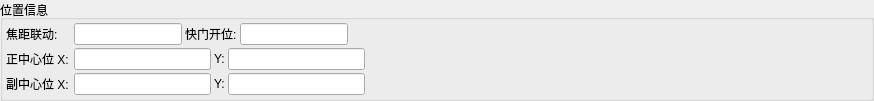
            <widget class="QGroupBox" name="groupBox_87">
             <property name="title">
              <string>位置信息</string>
             </property>
             <layout class="QVBoxLayout" name="verticalLayout_17">
              <property name="spacing">
               <number>3</number>
              </property>
              <property name="leftMargin">
               <number>3</number>
              </property>
              <property name="topMargin">
               <number>3</number>
              </property>
              <property name="rightMargin">
               <number>3</number>
              </property>
              <property name="bottomMargin">
               <number>3</number>
              </property>
              <item>
               <layout class="QHBoxLayout" name="horizontalLayout_65">
                <item>
                 <widget class="QLabel" name="label_133">
                  <property name="minimumSize">
                   <size>
                    <width>65</width>
                    <height>0</height>
                   </size>
                  </property>
                  <property name="text">
                   <string>焦距联动:</string>
                  </property>
                 </widget>
                </item>
                <item>
                 <widget class="QLineEdit" name="lineEdit_focusUnite">
                  <property name="minimumSize">
                   <size>
                    <width>50</width>
                    <height>0</height>
                   </size>
                  </property>
                  <property name="maximumSize">
                   <size>
                    <width>16777215</width>
                    <height>16777215</height>
                   </size>
                  </property>
                 </widget>
                </item>
                <item>
                 <widget class="QLabel" name="label_132">
                  <property name="text">
                   <string>快门开位:</string>
                  </property>
                 </widget>
                </item>
                <item>
                 <widget class="QLineEdit" name="lineEdit_shutterOpen">
                  <property name="sizePolicy">
                   <sizepolicy hsizetype="Preferred" vsizetype="Fixed">
                    <horstretch>0</horstretch>
                    <verstretch>0</verstretch>
                   </sizepolicy>
                  </property>
                  <property name="minimumSize">
                   <size>
                    <width>50</width>
                    <height>0</height>
                   </size>
                  </property>
                  <property name="maximumSize">
                   <size>
                    <width>16777215</width>
                    <height>16777215</height>
                   </size>
                  </property>
                 </widget>
                </item>
                <item>
                 <spacer name="horizontalSpacer_28">
                  <property name="orientation">
                   <enum>Qt::Horizontal</enum>
                  </property>
                  <property name="sizeHint" stdset="0">
                   <size>
                    <width>500</width>
                    <height>20</height>
                   </size>
                  </property>
                 </spacer>
                </item>
                <item>
                 <spacer name="horizontalSpacer_92">
                  <property name="orientation">
                   <enum>Qt::Horizontal</enum>
                  </property>
                  <property name="sizeHint" stdset="0">
                   <size>
                    <width>20</width>
                    <height>20</height>
                   </size>
                  </property>
                 </spacer>
                </item>
               </layout>
              </item>
              <item>
               <layout class="QGridLayout" name="gridLayout_37">
                <item row="0" column="1">
                 <widget class="QLineEdit" name="lineEdit_centerX">
                  <property name="minimumSize">
                   <size>
                    <width>50</width>
                    <height>0</height>
                   </size>
                  </property>
                  <property name="maximumSize">
                   <size>
                    <width>16777215</width>
                    <height>16777215</height>
                   </size>
                  </property>
                 </widget>
                </item>
                <item row="0" column="3">
                 <widget class="QLineEdit" name="lineEdit_centerY">
                  <property name="minimumSize">
                   <size>
                    <width>50</width>
                    <height>0</height>
                   </size>
                  </property>
                  <property name="maximumSize">
                   <size>
                    <width>16777215</width>
                    <height>16777215</height>
                   </size>
                  </property>
                 </widget>
                </item>
                <item row="1" column="0">
                 <widget class="QLabel" name="label_358">
                  <property name="minimumSize">
                   <size>
                    <width>65</width>
                    <height>0</height>
                   </size>
                  </property>
                  <property name="text">
                   <string>副中心位 X:</string>
                  </property>
                 </widget>
                </item>
                <item row="0" column="2">
                 <widget class="QLabel" name="label_354">
                  <property name="text">
                   <string>Y:</string>
                  </property>
                 </widget>
                </item>
                <item row="0" column="0">
                 <widget class="QLabel" name="label_355">
                  <property name="minimumSize">
                   <size>
                    <width>65</width>
                    <height>0</height>
                   </size>
                  </property>
                  <property name="text">
                   <string>正中心位 X:</string>
                  </property>
                 </widget>
                </item>
                <item row="1" column="3">
                 <widget class="QLineEdit" name="lineEdit_secondaryCenterY">
                  <property name="minimumSize">
                   <size>
                    <width>50</width>
                    <height>0</height>
                   </size>
                  </property>
                  <property name="maximumSize">
                   <size>
                    <width>16777215</width>
                    <height>16777215</height>
                   </size>
                  </property>
                 </widget>
                </item>
                <item row="0" column="4" colspan="2">
                 <spacer name="horizontalSpacer_95">
                  <property name="orientation">
                   <enum>Qt::Horizontal</enum>
                  </property>
                  <property name="sizeHint" stdset="0">
                   <size>
                    <width>0</width>
                    <height>20</height>
                   </size>
                  </property>
                 </spacer>
                </item>
                <item row="1" column="4" colspan="2">
                 <spacer name="horizontalSpacer_96">
                  <property name="orientation">
                   <enum>Qt::Horizontal</enum>
                  </property>
                  <property name="sizeHint" stdset="0">
                   <size>
                    <width>0</width>
                    <height>20</height>
                   </size>
                  </property>
                 </spacer>
                </item>
                <item row="1" column="1">
                 <widget class="QLineEdit" name="lineEdit_secondaryCenterX">
                  <property name="minimumSize">
                   <size>
                    <width>50</width>
                    <height>0</height>
                   </size>
                  </property>
                  <property name="maximumSize">
                   <size>
                    <width>16777215</width>
                    <height>16777215</height>
                   </size>
                  </property>
                 </widget>
                </item>
                <item row="1" column="2">
                 <widget class="QLabel" name="label_359">
                  <property name="text">
                   <string>Y:</string>
                  </property>
                 </widget>
                </item>
                <item row="0" column="6">
                 <spacer name="horizontalSpacer_34">
                  <property name="orientation">
                   <enum>Qt::Horizontal</enum>
                  </property>
                  <property name="sizeHint" stdset="0">
                   <size>
                    <width>500</width>
                    <height>20</height>
                   </size>
                  </property>
                 </spacer>
                </item>
                <item row="1" column="6">
                 <spacer name="horizontalSpacer_35">
                  <property name="orientation">
                   <enum>Qt::Horizontal</enum>
                  </property>
                  <property name="sizeHint" stdset="0">
                   <size>
                    <width>500</width>
                    <height>20</height>
                   </size>
                  </property>
                 </spacer>
                </item>
               </layout>
              </item>
             </layout>
            </widget>
